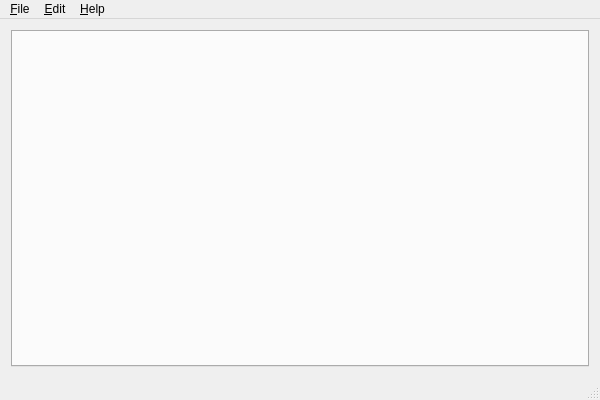
<?xml version="1.0" encoding="UTF-8"?>
<ui version="4.0">
 <class>MainWindow</class>
 <widget class="QMainWindow" name="MainWindow">
  <property name="geometry">
   <rect>
    <x>0</x>
    <y>0</y>
    <width>600</width>
    <height>400</height>
   </rect>
  </property>
  <property name="windowTitle">
   <string>ET</string>
  </property>
  <widget class="QWidget" name="centralWidget">
   <layout class="QGridLayout" name="gridLayout">
    <item row="0" column="0">
     <widget class="QTabWidget" name="tabWidget">
      <property name="currentIndex">
       <number>-1</number>
      </property>
      <property name="tabsClosable">
       <bool>true</bool>
      </property>
      <property name="movable">
       <bool>true</bool>
      </property>
     </widget>
    </item>
   </layout>
  </widget>
  <widget class="QMenuBar" name="menuBar">
   <property name="geometry">
    <rect>
     <x>0</x>
     <y>0</y>
     <width>600</width>
     <height>20</height>
    </rect>
   </property>
   <widget class="QMenu" name="menu_File">
    <property name="title">
     <string>&amp;File</string>
    </property>
    <addaction name="actionNewSolution"/>
    <addaction name="separator"/>
    <addaction name="actionQuit"/>
   </widget>
   <widget class="QMenu" name="menu_Edit">
    <property name="title">
     <string>&amp;Edit</string>
    </property>
    <addaction name="actionUndo"/>
    <addaction name="actionRedo"/>
   </widget>
   <widget class="QMenu" name="menu_Help">
    <property name="title">
     <string>&amp;Help</string>
    </property>
    <addaction name="actionHelp"/>
    <addaction name="separator"/>
    <addaction name="actionAbout"/>
   </widget>
   <addaction name="menu_File"/>
   <addaction name="menu_Edit"/>
   <addaction name="menu_Help"/>
  </widget>
  <widget class="QStatusBar" name="statusBar"/>
  <action name="actionQuit">
   <property name="text">
    <string>Quit</string>
   </property>
   <property name="shortcut">
    <string>Ctrl+Q</string>
   </property>
  </action>
  <action name="actionAbout">
   <property name="text">
    <string>About</string>
   </property>
  </action>
  <action name="actionHelp">
   <property name="text">
    <string>Help</string>
   </property>
   <property name="shortcut">
    <string>F1</string>
   </property>
  </action>
  <action name="actionUndo">
   <property name="text">
    <string>Undo</string>
   </property>
   <property name="shortcut">
    <string>Ctrl+Z</string>
   </property>
  </action>
  <action name="actionRedo">
   <property name="text">
    <string>Redo</string>
   </property>
   <property name="shortcut">
    <string>Ctrl+Shift+Z</string>
   </property>
  </action>
  <action name="actionNewSolution">
   <property name="text">
    <string>New Solution</string>
   </property>
   <property name="shortcut">
    <string>Ctrl+N</string>
   </property>
  </action>
 </widget>
 <layoutdefault spacing="6" margin="11"/>
 <resources/>
 <connections/>
</ui>
